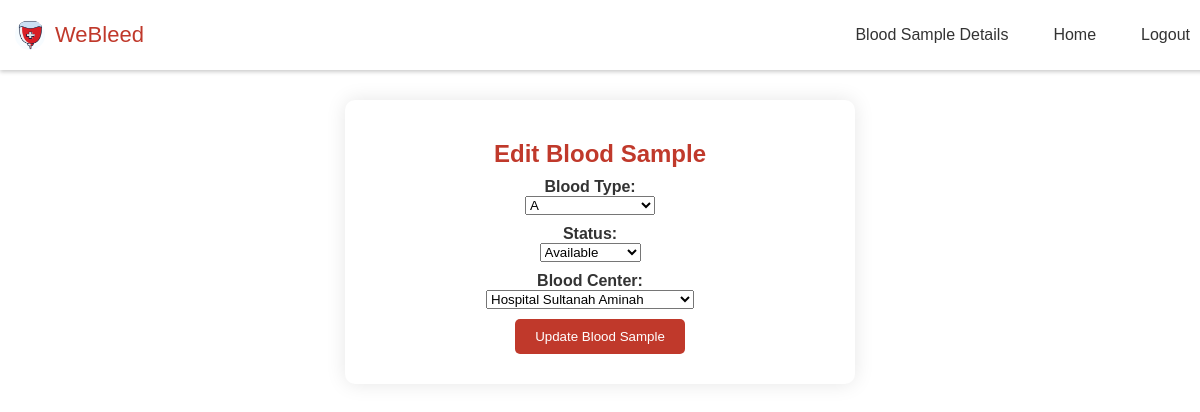
/edit_bloodsample.php?sampleNo=4001 (signed in), run on an earlier commit of the app's database.
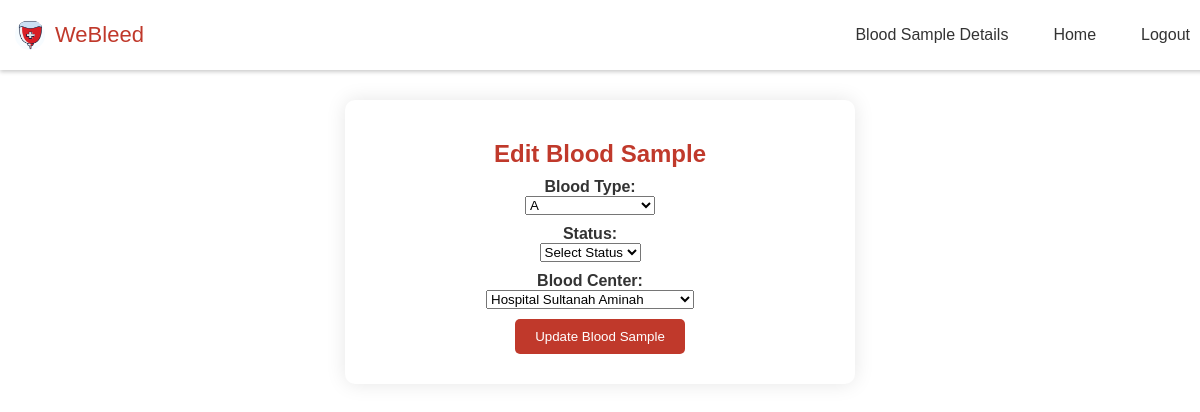
And on a later commit of the database.
### tables this page shows
CREATE TABLE `bloodsample` (
  `sampleNo` int(4) NOT NULL,
  `bloodType` varchar(2) NOT NULL,
  `status` varchar(13) NOT NULL,
  `bcID` int(4) NOT NULL
);

CREATE TABLE `bloodcenter` (
  `bcID` int(4) NOT NULL,
  `bcName` varchar(45) NOT NULL,
  `bcPhoneNo` varchar(12) NOT NULL,
  `bcBloodQtyA` int(5) DEFAULT NULL,
  `bcBloodQtyB` int(5) DEFAULT NULL,
  `bcBloodQtyO` int(5) DEFAULT NULL,
  `bcBloodQtyAB` int(5) DEFAULT NULL
);

### edit_bloodsample.php (the view, shortened to what this page needs)
<?php
include('connection.php');
if (isset($_GET['sampleNo'])) {
    $sampleNo = mysqli_real_escape_string($condb, $_GET['sampleNo']);
    $query = "SELECT * FROM bloodsample WHERE sampleNo = '$sampleNo'";
    $result = mysqli_query($condb, $query);
    if ($result) {
        $bloodsample = mysqli_fetch_assoc($result);
    } else {
        die('Error fetching blood sample data: ' . mysqli_error($condb));
    }
} else {
    die('No blood sample number specified.');
}
$bc_query = "SELECT bcID, bcName FROM bloodcenter";
$bc_result = mysqli_query($condb, $bc_query);
?>
<!DOCTYPE html>
<html lang="en">
<head>
    <link rel="stylesheet" href="style.css">
</head>
<body>
    <nav class="navbar">
        <div class="logo_item">
            <img src="logo.jpg" alt="Company Logo">
            <span>WeBleed</span>
        </div>
        <div class="navbar_content">
            <ul>
                <li><a href="bloodsample_details.php">Blood Sample Details</a></li>
                <li><a href="home_staff.php">Home</a></li>
                <li><a href="logout.php">Logout</a></li>
            </ul>
        </div>
    </nav>
    <div class="edit-section">
        <h2>Edit Blood Sample</h2>
        <form action="edit_bloodsample_process.php" method="POST">
            <div class="form-group">
                <label for="bloodType">Blood Type:</label>
                <select id="bloodType" name="bloodType" required>
                    <option value="A" <?php if ($bloodsample['bloodType'] == 'A') echo 'selected'; ?>>A</option>
                </select>
            </div>
            <div class="form-group">
                <label for="status">Status:</label>
                <select id="status" name="status" required>
                    <option value="">Select Status</option>
                    <option value="Available" <?php if ($bloodsample['status'] == 'Available') echo 'selected'; ?>>Available</option>
                </select>
            </div>
            <div class="form-group">
                <label for="bcID">Blood Center:</label>
                <select id="bcID" name="bcID" required>
                    <?php while ($row = mysqli_fetch_assoc($bc_result)): ?>
                        <option value="<?php echo htmlspecialchars($row['bcID']); ?>" <?php if ($row['bcID'] == $bloodsample['bcID']) echo 'selected'; ?>>
                            <?php echo htmlspecialchars($row['bcName']); ?>
                        </option>
                    <?php endwhile; ?>
                </select>
            </div>
            <button type="submit">Update Blood Sample</button>
        </form>
    </div>
</body>
</html>

What changed in the data, as far as the page shows it:
changed bloodsample "Hospital Sultanah Aminah": status "Available" → (not shown)
Also different on the page:
form field status: (not shown) → "Select Status"
